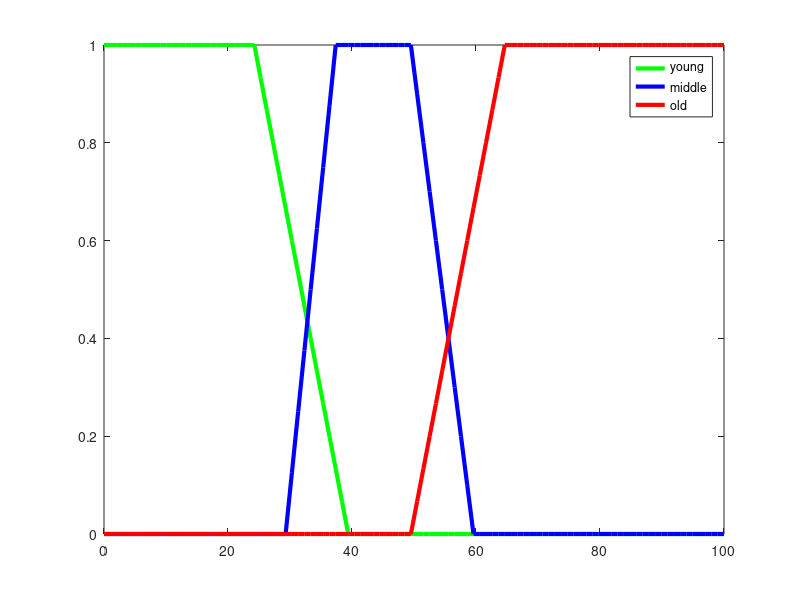

Write the MATLAB code that produced this figure.
clc;clear;

y1  = [0, 0, 25, 40];
md1 = [30, 38, 50, 60];
o1  = [50, 65, 100, 100];

y = zeros(100,1);
y(1:y1(3)) = 1;

m = (1/(y1(4)-y1(3)));

for i = y1(3)+1:y1(4)-1
    y(i) = y(i-1) - m;
end

o = zeros(100,1);
o(o1(2):o1(3)) = 1;

m = 1/(o1(2)-o1(1));

for i = o1(1)+1:o1(2)-1
    o(i) = o(i-1) + m;
end

md = zeros(100, 1);
md(md1(2):md1(3)) = 1;

m1 = 1/(md1(2)-md1(1));
m2 = 1/(md1(4)-md1(3));

for i = md1(1)+1:md1(2)-1
    md(i) = md(i-1) + m1;
end

for i = md1(3)+1:md1(4)-1
    md(i) = md(i-1) - m2;
end


x = linspace(0,100,100);

plot(x, y, '-g', 'LineWidth', 3);
hold on
plot(x, md, '-b', 'LineWidth', 3);
plot(x, o, '-r', 'LineWidth', 3);
legend('young', 'middle', 'old')